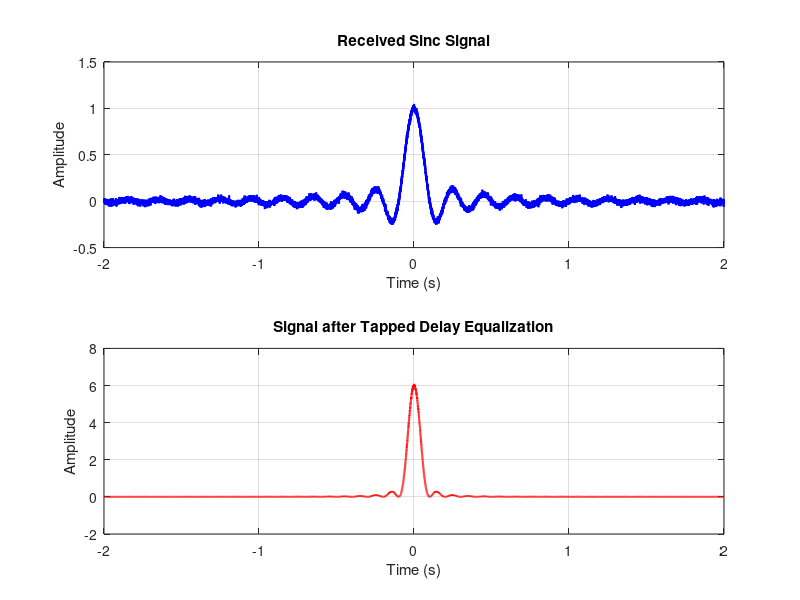

Recreate this plot in MATLAB.
numTaps = 5; % Number of taps in the equalizer
channelDelay = 5; % Delay of the channel (for simulation purposes)
SNR = 20; % Signal-to-noise ratio (dB)
symbolRate = 10e3; 
sincDuration = 2; 
numSamples = symbolRate * sincDuration; 
t = linspace(-2, sincDuration, numSamples); 
sincSignal = sinc(10 * t);
channel = zeros(1, channelDelay + 1);
channel(channelDelay + 1) = 1; 
receivedSignal = filter(channel, 1, sincSignal); 
receivedSignal = awgn(receivedSignal, SNR, 'measured');
equalizerOutput = zeros(1, numSamples);
for i = numTaps + 1:numSamples
 equalizerOutput(i) = receivedSignal(i - numTaps:i) * sincSignal(i - numTaps:i).';
end
figure;
subplot(2, 1, 1);
plot(t, receivedSignal, 'b', 'LineWidth', 1.5);
title('Received Sinc Signal');
xlabel('Time (s)');
ylabel('Amplitude');
grid on;
subplot(2, 1, 2);
plot(t, equalizerOutput, 'r', 'LineWidth', 1.5);
title('Signal after Tapped Delay Equalization');
xlabel('Time (s)');
ylabel('Amplitude');
grid on;